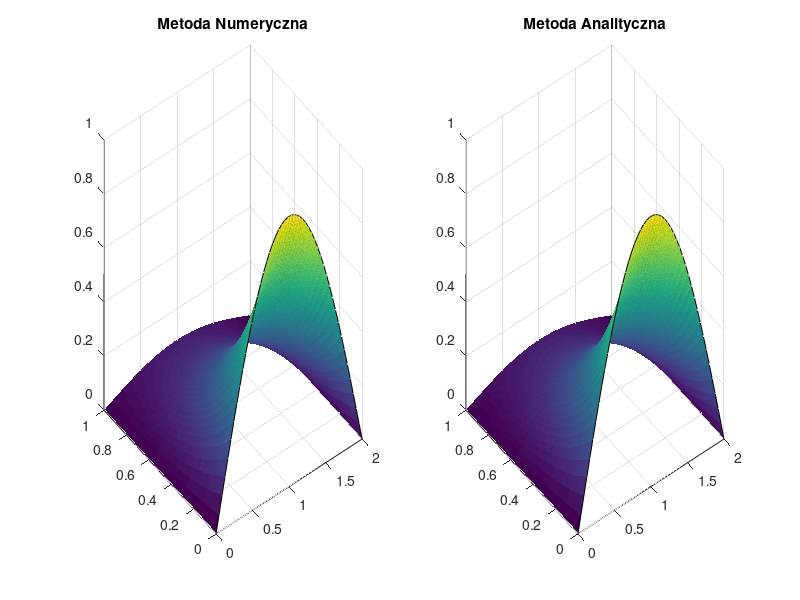

The MATLAB script that drew this image:
clc,clear all
tic
%rozwi�zanie analityczne
G = @(x,t) sin(pi.*x./2).*exp(-(pi.^2).*t./4);

%przedzia� omega
xa=0;
xb=2;
yc=0;
yd=1;

%warunki brzegowe
u1 = @(x) 0;
u2 = @(x) 0;
u3 = @(x,t) sin(pi*x/2);

licznik=0;
%siatka
m=50;
D=1;
deltax=(xb-xa)/(m-1);
x=[xa:deltax:xb];         %przedzia� przestrzenny
deltat=(deltax^2)/(5*D); 
n_end=floor(yd/deltat)+1;
t=[0:deltat:1];           %przedzia� czasowy

%macierz
psi=zeros(n_end,length(x)); %utworzenie pustej macierzy

%dodanie warunku pocz�tkowego
psi(1,:) = u3(x);
psi(:,1) = u1(t);
psi(:,m) = u2(t);

% Skopiowanie warunku początkowego na drugi poziom
psi(2,:) = psi(1,:);
F = diag(eye(2*m-2));
A1 = eye(m-2) .* -(D/deltax^2-1/(2*deltat));
A2 = diag(diag(eye(m-2)),2);
A3 = (eye(m-2,m) + A2(1:m-2,:)) .* D/deltax^2;
A = [A1, A3] ./ (1/(2*deltat) + D/deltax^2);
for n=3:n_end
  F(1:m-2) = psi(n-2,2:m-1);
  F(m-1:length(F)) = psi(n-1,:);
  psi(n,2:m-1) = A * F;
  licznik = licznik+1;
end

[X,T] = meshgrid(x,t);
subplot(1,2,1)
surf(X,T,psi)
title('Metoda Numeryczna')
subplot(1,2,2)
surf(X,T,(G(X,T)))
title('Metoda Analityczna')
Error=max(max(abs(psi-G(X,T))))
licznik;
toc